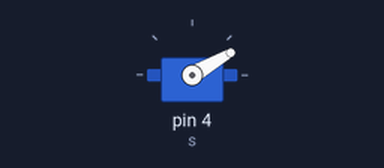
This sketch was run on a simulated Arduino Uno, built with avr-gcc and run on an emulated ATmega328P. Shown: servo.

Above: at 0.05 s.
Timing chart, 0 to 3.5 s (numbered marks = the images above):
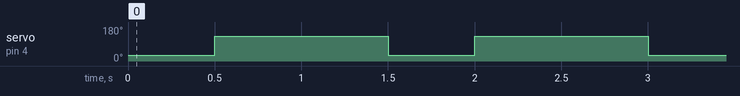

The sketch:

ServoMotor.ino
```cpp
#include<Servo.h>
Servo s;


void setup() {
  s.attach(4);
}

void loop() {
  s.write(30);  // 30 is in Degree
  delay(500);
  s.write(130);  //130 is in Degree
  delay(1000);
}
```

Measured:
- by itself, servo on pin 4 (s): alternates 130° for 1.0 s and 30° for 0.50 s
